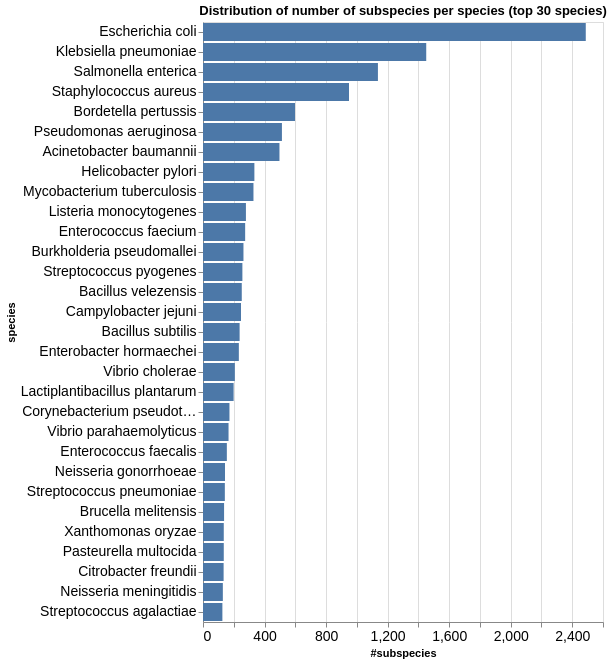

This figure's notebook cell:
### Code cell
species_stats_top50 = species_stats.head(30)
alt.Chart(species_stats_top50).mark_bar().encode(
    alt.Y("species:N", title="species", sort=alt.EncodingSortField(field="n_subspecies",order="descending")),
    alt.X("n_subspecies:Q", title="#subspecies", )
).properties(
    title="Distribution of number of subspecies per species (top 30 species)",
    width=400,
    height=600,
).configure_axis(
    labelFontSize=14
)

### Figure 1 — Vega-Lite specification as saved in the notebook (floating-point values rounded to 4 significant figures)
{"config": {"view": {"continuousWidth": 300, "continuousHeight": 300}, "axis": {"labelFontSize": 14}}, "data": {"name": "data-abd38107dec5832881331ea25934a295"}, "mark": {"type": "bar"}, "encoding": {"x": {"field": "n_subspecies", "title": "#subspecies", "type": "quantitative"}, "y": {"field": "species", "sort": {"field": "n_subspecies", "order": "descending"}, "title": "species", "type": "nominal"}}, "height": 600, "title": "Distribution of number of subspecies per species (top 30 species)", "width": 400, "$schema": "https://vega.github.io/schema/vega-lite/v5.17.0.json", "datasets": {"data-abd38107dec5832881331ea25934a295": [{"species": "Escherichia coli", "n_subspecies": 2488}, {"species": "Klebsiella pneumoniae", "n_subspecies": 1451}, {"species": "Salmonella enterica", "n_subspecies": 1137}, {"species": "Staphylococcus aureus", "n_subspecies": 949}, {"species": "Bordetella pertussis", "n_subspecies": 598}, {"species": "Pseudomonas aeruginosa", "n_subspecies": 513}, {"species": "Acinetobacter baumannii", "n_subspecies": 497}, {"species": "Helicobacter pylori", "n_subspecies": 334}, {"species": "Mycobacterium tuberculosis", "n_subspecies": 328}, {"species": "Listeria monocytogenes", "n_subspecies": 279}, {"species": "Enterococcus faecium", "n_subspecies": 274}, {"species": "Burkholderia pseudomallei", "n_subspecies": 263}, {"species": "Streptococcus pyogenes", "n_subspecies": 256}, {"species": "Bacillus velezensis", "n_subspecies": 252}, {"species": "Campylobacter jejuni", "n_subspecies": 247}, {"species": "Bacillus subtilis", "n_subspecies": 238}, {"species": "Enterobacter hormaechei", "n_subspecies": 233}, {"species": "Vibrio cholerae", "n_subspecies": 207}, {"species": "Lactiplantibacillus plantarum", "n_subspecies": 199}, {"species": "Corynebacterium pseudotuberculosis", "n_subspecies": 172}, {"species": "Vibrio parahaemolyticus", "n_subspecies": 166}, {"species": "Enterococcus faecalis", "n_subspecies": 155}, {"species": "Neisseria gonorrhoeae", "n_subspecies": 143}, {"species": "Streptococcus pneumoniae", "n_subspecies": 142}, {"species": "Brucella melitensis", "n_subspecies": 137}, {"species": "Xanthomonas oryzae", "n_subspecies": 135}, {"species": "Pasteurella multocida", "n_subspecies": 135}, {"species": "Citrobacter freundii", "n_subspecies": 134}, {"species": "Neisseria meningitidis", "n_subspecies": 129}, {"species": "Streptococcus agalactiae", "n_subspecies": 126}]}}
